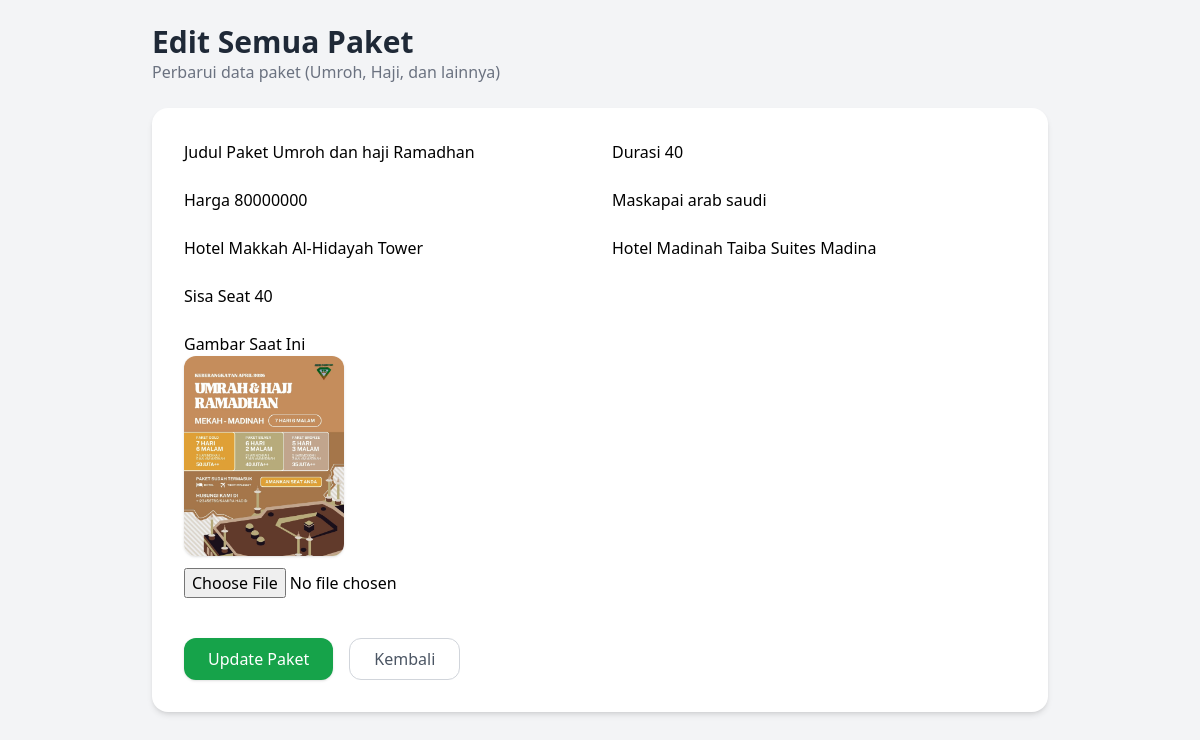
The app's page /Admin/edit_semua_paket.php?id=2 with its own data.
### tables this page shows
CREATE TABLE `semua_paket` (
  `id` int(11) NOT NULL,
  `judul` varchar(150) NOT NULL,
  `durasi` varchar(50) NOT NULL,
  `harga` int(11) NOT NULL,
  `hotel_makkah` varchar(150) NOT NULL,
  `hotel_madinah` varchar(150) NOT NULL,
  `maskapai` varchar(100) NOT NULL,
  `sisa_seat` int(11) NOT NULL,
  `gambar` varchar(150) NOT NULL
);

### Admin/edit_semua_paket.php (the view, shortened to what this page needs)
<?php
include "../config/koneksi.php";
$id = $_GET['id'];
$paket = mysqli_query($conn, "SELECT * FROM semua_paket WHERE id='$id'");
$data = mysqli_fetch_assoc($paket);
?>
<!DOCTYPE html>
<html lang="id">
<head>
    <script src="https://cdn.tailwindcss.com"></script>
</head>
<body class="bg-gray-100 min-h-screen p-6">
    <div class="max-w-4xl mx-auto mb-6">
        <h2 class="text-3xl font-bold text-gray-800">Edit Semua Paket</h2>
        <p class="text-gray-500">Perbarui data paket (Umroh, Haji, dan lainnya)</p>
    </div>
    <div class="max-w-4xl mx-auto bg-white rounded-2xl shadow-md p-8">
        <form method="post" enctype="multipart/form-data" class="space-y-6">
            <div class="grid grid-cols-1 md:grid-cols-2 gap-6">
                <div>
                    <label class="label">Judul Paket</label>
                    <input type="text" name="judul" value="<?= htmlspecialchars($data['judul']); ?>" class="input">
                </div>
                <div>
                    <label class="label">Durasi</label>
                    <input type="text" name="durasi" value="<?= htmlspecialchars($data['durasi']); ?>" class="input">
                </div>
                <div>
                    <label class="label">Harga</label>
                    <input type="text" name="harga" value="<?= htmlspecialchars($data['harga']); ?>" class="input">
                </div>
                <div>
                    <label class="label">Maskapai</label>
                    <input type="text" name="maskapai" value="<?= htmlspecialchars($data['maskapai']); ?>"
                        class="input">
                </div>
                <div>
                    <label class="label">Hotel Makkah</label>
                    <input type="text" name="hotel_makkah" value="<?= htmlspecialchars($data['hotel_makkah']); ?>"
                        class="input">
                </div>
                <div>
                    <label class="label">Hotel Madinah</label>
                    <input type="text" name="hotel_madinah" value="<?= htmlspecialchars($data['hotel_madinah']); ?>"
                        class="input">
                </div>
                <div>
                    <label class="label">Sisa Seat</label>
                    <input type="number" name="sisa_seat" value="<?= htmlspecialchars($data['sisa_seat']); ?>"
                        class="input">
                </div>
            </div>
            <div>
                <label class="label">Gambar Saat Ini</label>
                <img src="../assets/img/<?= $data['gambar']; ?>" class="w-40 h-auto rounded-xl shadow mb-3">
                <input type="file" name="gambar" class="input">
            </div>
            <div class="flex gap-4 pt-4">
                <button name="update"
                    class="bg-green-600 hover:bg-green-700 text-white px-6 py-2 rounded-xl font-medium shadow">
                    Update Paket
                </button>
                <a href="dashboard.php?page=semua_paket"
                    class="px-6 py-2 rounded-xl border border-gray-300 text-gray-600 hover:bg-gray-100">
                    Kembali
                </a>
            </div>
        </form>
    </div>
</body>
</html>

### Admin/edit_semua_paket.php (style rules this page uses)
.label { @apply block text-sm font-semibold text-gray-600 mb-1; }
.input { @apply w-full rounded-xl border border-gray-300 px-4 py-2 text-sm focus:outline-none focus:ring-2 focus:ring-green-600; }

### records on screen
semua_paket: judul "Umroh dan haji Ramadhan", durasi "40", harga "80000000", maskapai "arab saudi", hotel_makkah "Al-Hidayah Tower", hotel_madinah "Taiba Suites Madina", sisa_seat "40", gambar (picture)
